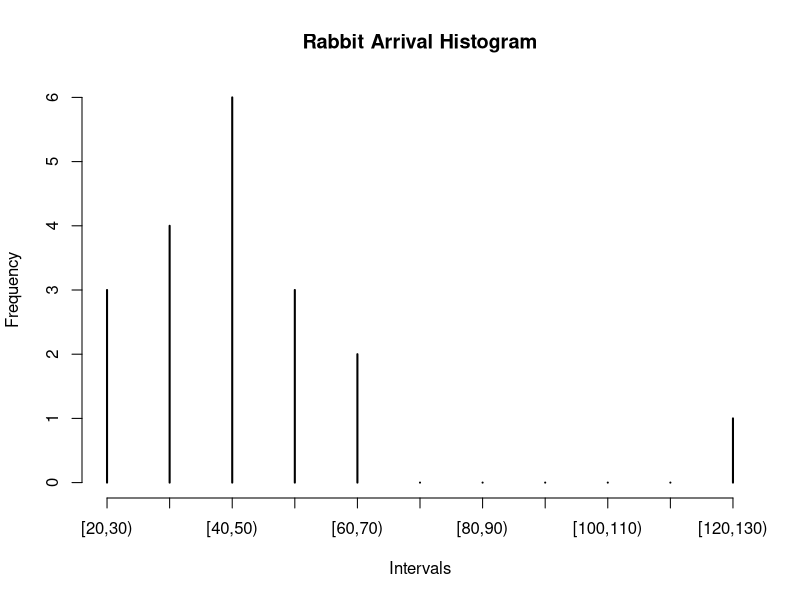
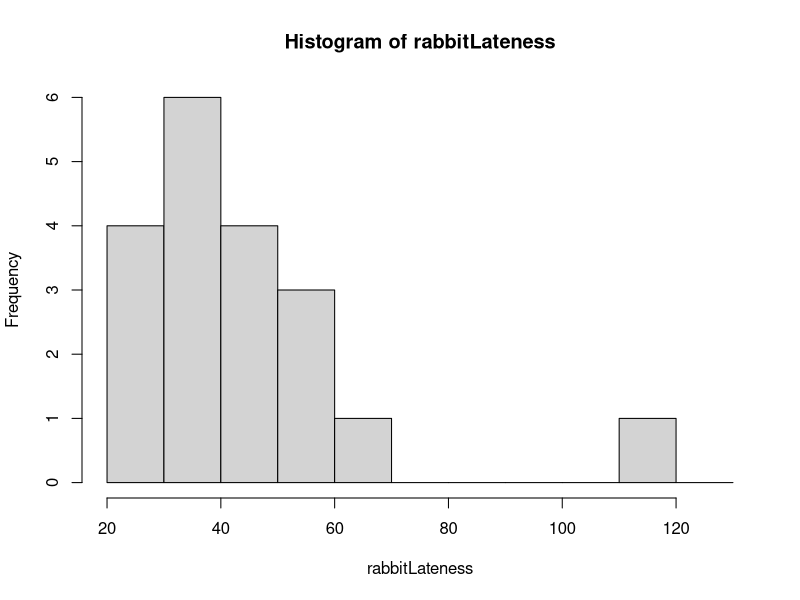

Here is the R script that generated these plots, in order:
rabbitLateness <- c(40, 30, 20, 45, 60, 120, 35, 40, 
                    50, 55, 53, 22, 27, 48, 62, 33, 35, 40 ,45)
range(rabbitLateness)
bins <- seq(20,130,by=10)
bins
intervals <- cut(rabbitLateness,bins,right=FALSE)
intervals
table(intervals)
plot(table(intervals), type ="h", main = "Rabbit Arrival Histogram", xlab = "Intervals", ylab = "Frequency" )
table(cut(rabbitLateness,bins,right=FALSE))
hist(rabbitLateness,breaks = bins)
mean(rabbitLateness)
median(rabbitLateness)
sort(table(rabbitLateness),decreasing = TRUE)[1] # MODE
